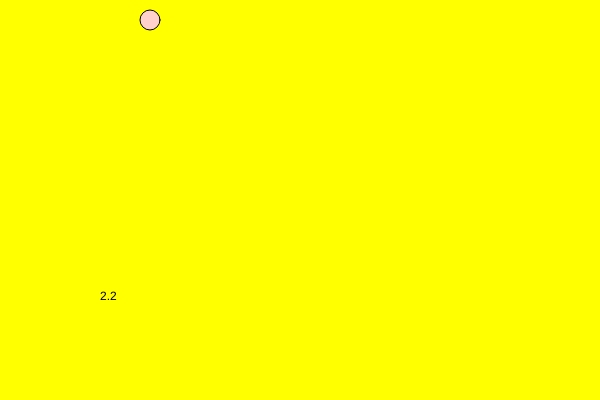
Frame 1 (no input)
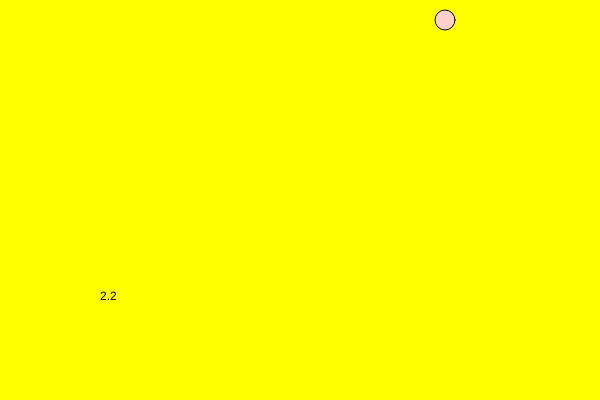
Frame 60 (no input)
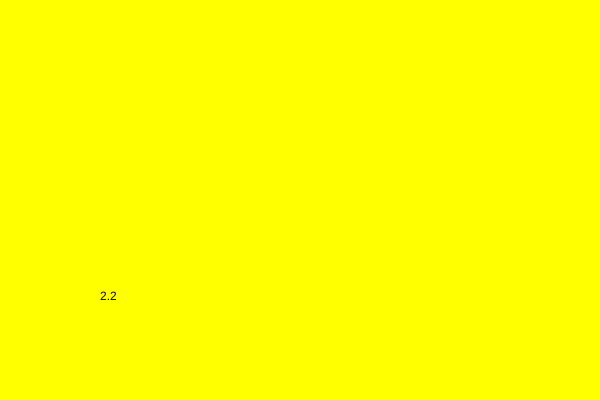
Frame 120 (the mouse pressed at the canvas centre since frame 60)

The p5.js sketch that drew these frames (run headless with seeded random() and noise() and a simulated clock; from frame 60 on, the mouse is pressed at the canvas centre):

// p5.js sketch
// ── sketch.js
// var circX;
var circX = 150;
function setup() {
  createCanvas(600, 400);
  print('2.2');
  // circX = 50; 
}

function draw() {
  background('yellow');
  fill(255, 209, 204);
  stroke('black');
  ellipse(circX, 20, 20);
  circX += 5;
  noStroke();
  fill('black');
  text('2.2', 100, 300);
}
